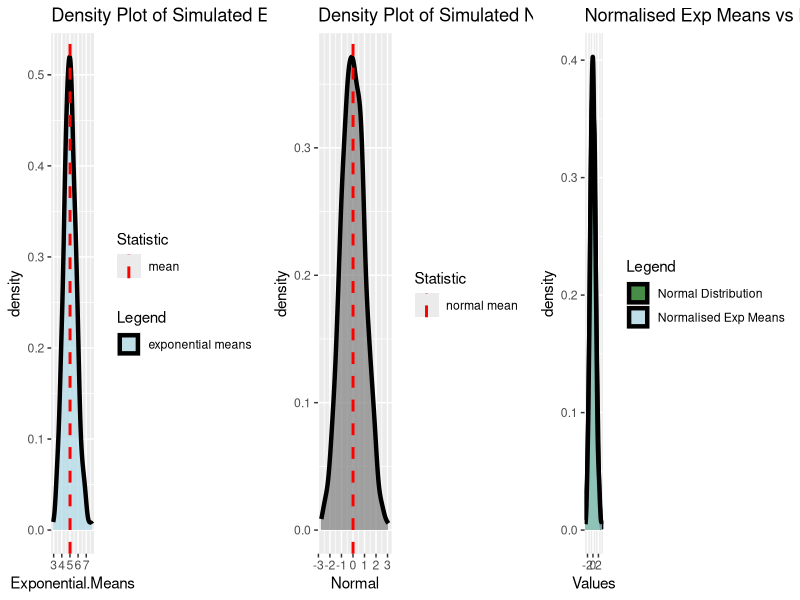
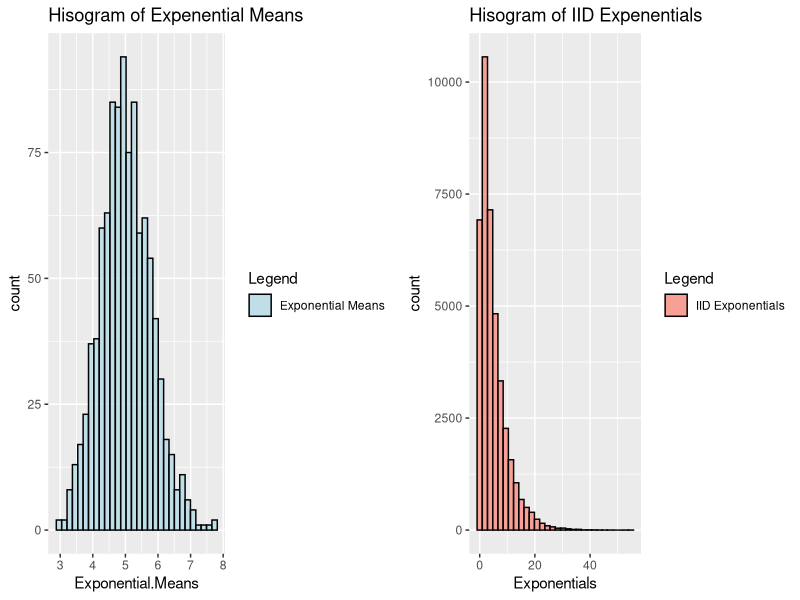

Reproduce these figures in R, in order.
## ---- chunk 1
knitr::opts_chunk$set(echo = TRUE, warning = F)
## ---- chunk 2
library(ggplot2)
library(gridExtra)
## ---- chunk 3
# Set seed for reproducability
set.seed(123)

# number of simulations
trials <- 1000

# lambda
lambda <- 0.2

# exponentials
n <- 40

## ---- chunk 4
theoretical_mean <- 1 / lambda
theoretical_standard_dev <- sqrt((1/lambda) ^ 2 / n)
theoretical_variance <- 0.625
## ---- chunk 5

# initiate results variable
results <- vector()

# perform 1000 mean iterations and collect results
for(i in 1:trials){
    
    results[i] <- mean(rexp(n, lambda))
    
}

## ---- chunk 6
sample_mean <- mean(results)
sample_standard_dev <- sd(results)
sample_variance <- var(results)
## ---- chunk 7
# Convert results to dataframe
results <- data.frame(`Exponential Means` = results)

results_density_plot <- ggplot(results, aes(x = `Exponential.Means`, fill = "exponential means")) +
  geom_density(lwd = 1.5, alpha = 0.7) + 
  ggtitle("Density Plot of Simulated Exponential Means Distribution") + 
  geom_vline(aes(xintercept = mean(results$`Exponential.Means`), colour = "mean"), lty = 2, lwd = 1) +
  scale_colour_manual(name = "Statistic", breaks = c("mean"), values = "red") + 
  scale_fill_manual(name = "Legend", breaks = c("exponential means"), values = "lightblue")

# Normal distibution
normal_dist <- data.frame("Normal" = rnorm(1000))

normal_density_plot <- ggplot(normal_dist, aes(x = Normal, fill = "normal")) +
  geom_density(lwd = 1.5, alpha = 0.7) + 
  ggtitle("Density Plot of Simulated Normal Distribution") + 
  geom_vline(aes(xintercept = mean(normal_dist$Normal), colour = "normal mean"), lty = 2, lwd = 1) +
  scale_colour_manual(name = "Statistic", breaks = c("normal mean"), values = "red") + 
  scale_fill_manual(name = "Legend", breaks = c("results"), values = "darkgreen")

# Convert exponential means distribution to normal values
norm_results <- data.frame("Normalised.Sample.Means" = (results$Exponential.Means - sample_mean) / sample_standard_dev)

comparison_density_plot <- ggplot() +
  geom_density(data = normal_dist, aes(x = Normal, fill = "Normal Distribution"), lwd = 1.5, alpha = 0.7) + 
  geom_density(data = norm_results, aes(x = Normalised.Sample.Means, fill = "Normalised Exp Means"), lwd = 1.5, alpha = 0.7) +
  scale_fill_manual(name = "Legend", breaks = c("Normal Distribution", "Normalised Exp Means"), values = c("darkgreen", "lightblue")) +
  xlab("Values") + ggtitle("Normalised Exp Means vs Normal Distribution")
  
## ---- chunk 8
grid.arrange(results_density_plot, normal_density_plot, comparison_density_plot, ncol = 3)

## ---- chunk 9
iid_exponentials <- data.frame("Exponentials" = rexp(trials * n, lambda))

## ---- chunk 10
mean_hist <- ggplot(data = results, aes(x = Exponential.Means)) + 
  geom_histogram(aes(fill = "Exponential Means"), alpha = 0.7, colour = "black", bins = 30) + 
  scale_fill_manual(name = "Legend", breaks = c("Exponential Means"), values = "lightblue") +
  ggtitle("Hisogram of Expenential Means")

exp_hist <- ggplot(iid_exponentials, aes(x = Exponentials)) + 
  geom_histogram(aes(fill = "IID Exponentials"), alpha = 0.7, colour = "black", bins = 30) + 
  scale_fill_manual(name = "Legend", breaks = c("IID Exponentials"), values = "salmon") +
  ggtitle("Hisogram of IID Expenentials")

grid.arrange(mean_hist, exp_hist, ncol = 2)

